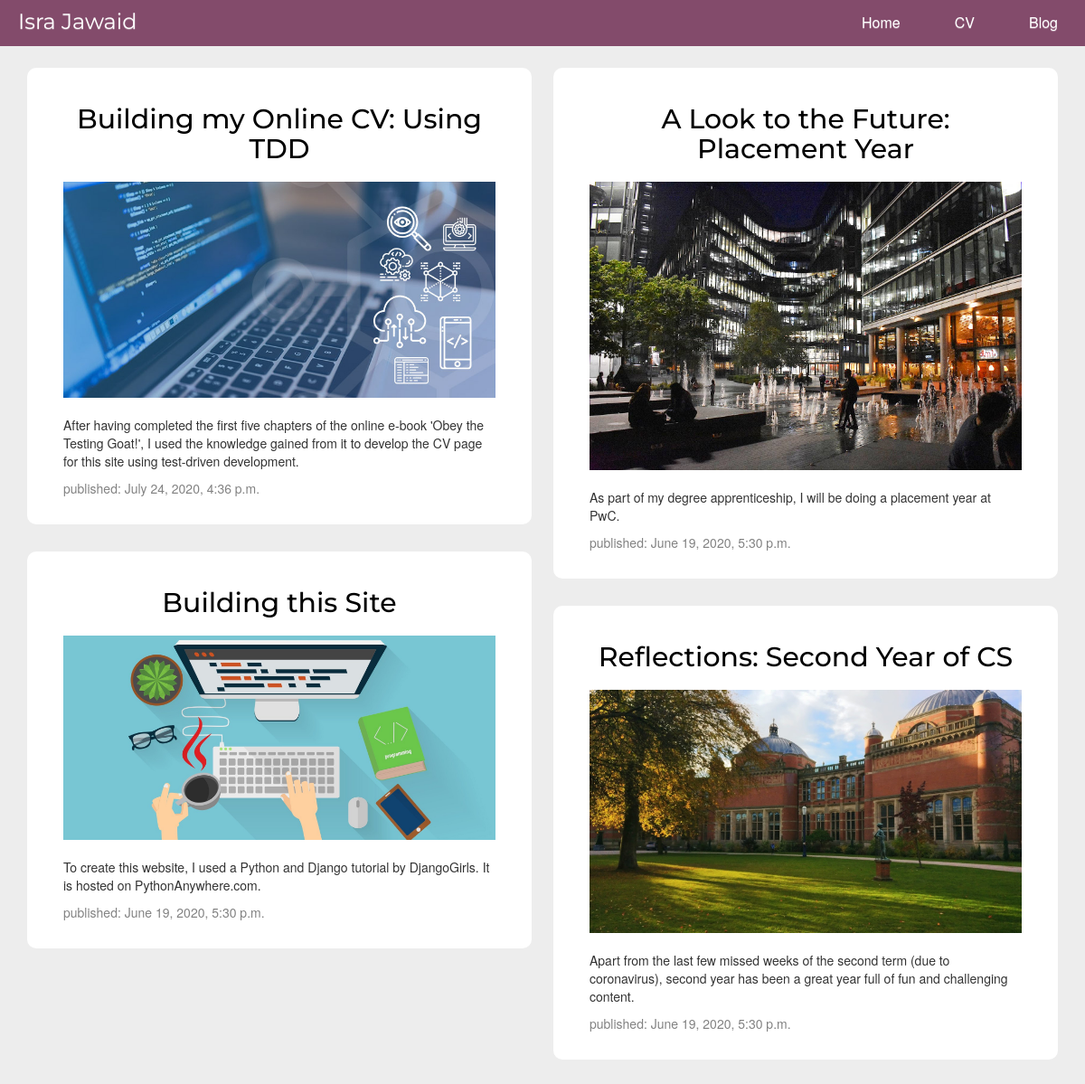
Page /post/list/ on the earlier database version.
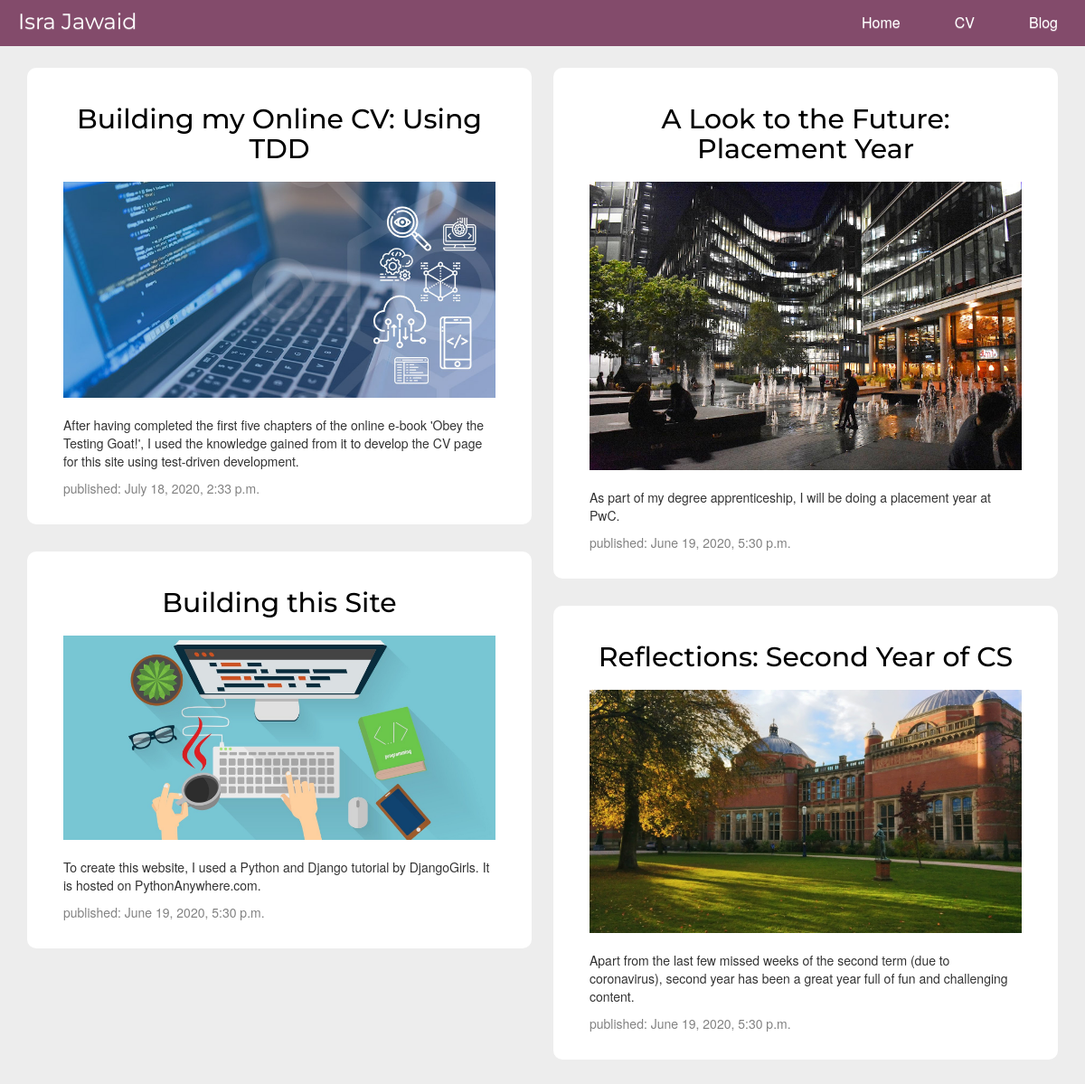
Same page on the later database version.
### blog/models.py (models this page shows, shortened)
class Post(models.Model):
	author = models.ForeignKey(settings.AUTH_USER_MODEL, on_delete=models.CASCADE)
	title = models.CharField(max_length=200)
	text = models.TextField()
	summary = models.TextField(default="")
	created_date = models.DateTimeField(default=timezone.now)
	published_date = models.DateTimeField(blank=True, null=True)
	height_field = models.IntegerField(default=0)
	width_field = models.IntegerField(default=0)
	image = models.ImageField(upload_to='media/', null=True, blank=True, height_field="height_field", width_field="width_field");

### blog/views.py (the view)
# urls.py: path('post/list/', views.post_list, name = 'post_list'),
def post_list(request):
	posts = Post.objects.filter(published_date__lte=timezone.now()).order_by('-published_date')
	return render(request, 'blog/post_list.html', {'posts': posts})

### blog/templates/blog/post_list.html (shortened to what this page needs)
{% extends 'blog/base.html' %}
{% block content %}
<div class="container-fluid">
    <div class="row make-columns" id="post-row">
		{% for post in posts %}
			<div class="col-md-6">
				<div class="post">
					<h2 class="post-title"><a href="{% url 'post_detail' pk=post.pk %}">{{ post.title }}</a></h2>
					{% if post.image %}
						<img class="img-responsive center-block" id="post-image" src="{{ post.image.url }}"></img>
					{% endif %}
					<p>{{ post.summary|linebreaksbr }}</p>
					<div class="date">
						<p>published: {{ post.published_date }}</p>
					</div>
				</div>
			</div>
		{% endfor %}
    </div>
 </div>
{% endblock %}

Differences in the rows shown:
changed Post "Building my Online CV: Using TDD": published_date "July 24, 2020, 4:36 p.m." → "July 18, 2020, 2:33 p.m."
